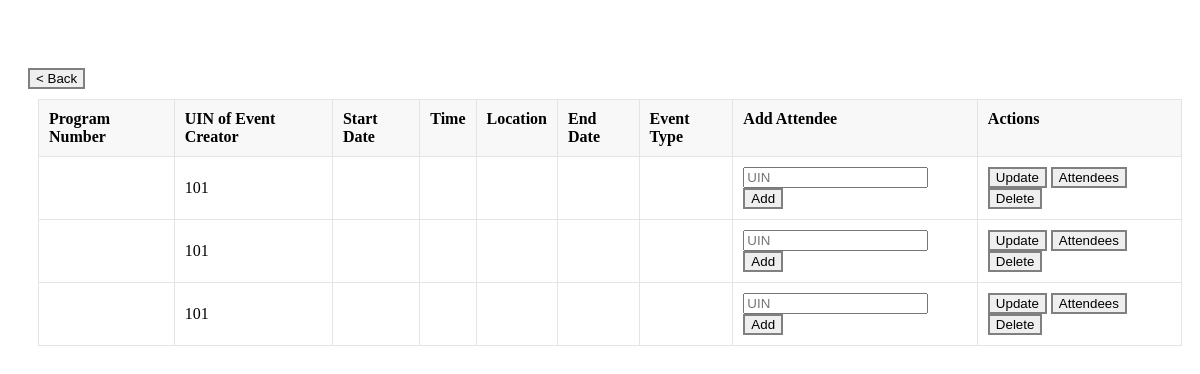
/admin/view_events (signed in), run on an earlier commit of the app's database.
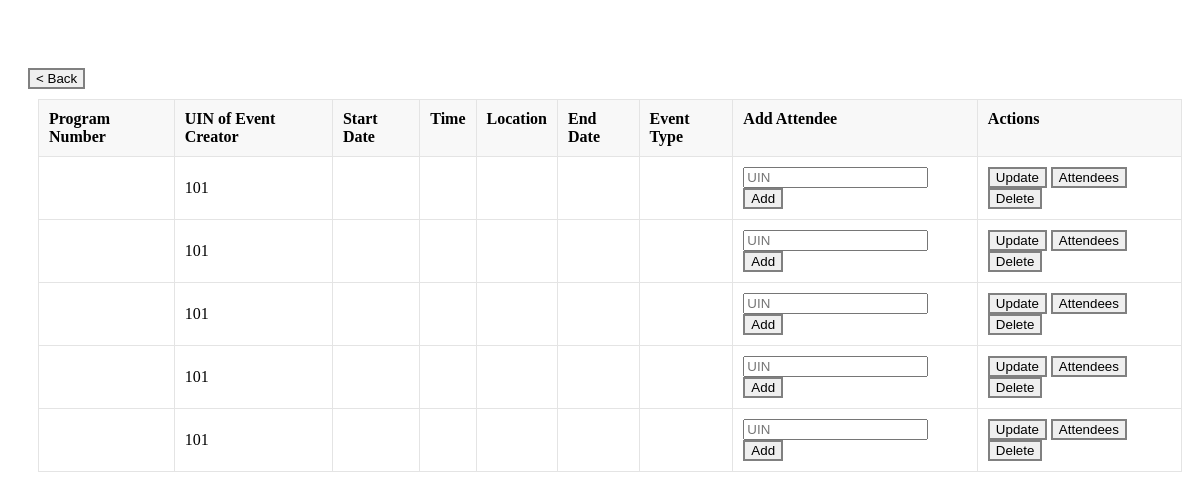
And on a later commit of the database.
### tables this page shows
CREATE TABLE Event (
                Event_ID INTEGER PRIMARY KEY AUTOINCREMENT,
                Program_Num INTEGER,
                UIN INTEGER,
                Start_Date DATE,
                Time TIME,
                Location VARCHAR(50),
                End_Date DATE,
                Event_Type VARCHAR(50),
                FOREIGN KEY(UIN) REFERENCES Users(UIN),
                FOREIGN KEY(Program_Num) REFERENCES Programs(Program_Num)
                );

### routes/admin.py (the view)
@admin_bp.route('/view_events', methods=['GET'])
@login_required
def view_all_events():
    conn = get_db_connection()
    events = get_all_events(conn)
    conn.close()
    return render_template("admin/admin_view_events.html", events=events)

### app.py (called while the page is built)
@login_manager.user_loader
def load_user(UIN):
    return User(UIN)

### db.py (called while the page is built)
def get_db_connection():
    conn = sqlite3.connect('database.db')
    conn.row_factory = sqlite3.Row
    return conn

### util/Events.py (called while the page is built)
def get_all_events(conn):
    return conn.execute('SELECT * FROM Event').fetchall()

### templates/admin/admin_view_events.html (shortened to what this page needs)
<!DOCTYPE html>
<html lang="en">
<head>
  <link rel="stylesheet" href="../static/general.css">
</head>
<body>
  <a href="{{url_for('home')}}">
    <button>< Back</button>
  </a>
  <table>
    <tr>
        <th>Program Number</th>
        <th>UIN of Event Creator</th>
        <th>Start Date</th>
        <th>Time</th>
        <th>Location</th>
        <th>End Date</th>
        <th>Event Type</th>
        <th>Add Attendee</th>
        <th>Actions</th>
    </tr>
    {% for event in events %}
    <tr>
        <td>{{event.program_num}}</td>
        <td>{{event.UIN}}</td>
        <td>{{event.start_date}}</td>
        <td>{{event.time}}</td>
        <td>{{event.location}}</td>
        <td>{{event.end_date}}</td>
        <td>{{event.event_type}}</td>
        <td>
            <form method="POST" action="/admin/add_attendee/{{event.event_id}}">
                <input type="text" id="UIN" name="UIN" placeholder="UIN">
                <button type="submit">Add</button>
            </form>
        </td>
        <td>
            <a href="/admin/update_event/{{event.event_id}}"><button>Update</button></a>
            <a href="/admin/attendee_control/{{event.event_id}}"><button>Attendees</button></a>
            <button onclick="deleteEvent({{event.event_id}})">Delete</button>
        </td>
    </tr>
    {% endfor %}
  </table>
</body>
</html>

What changed in the data, as far as the page shows it:
added Event: UIN "101"
added Event: UIN "101"
